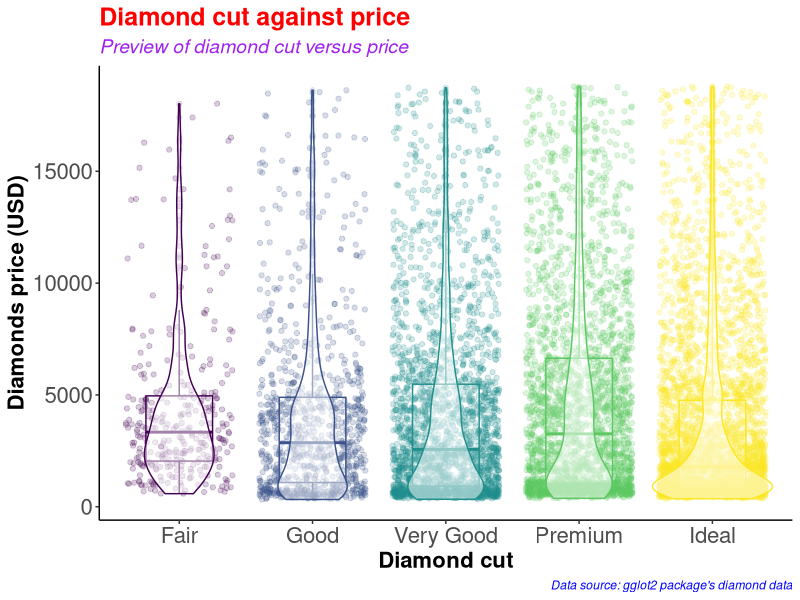
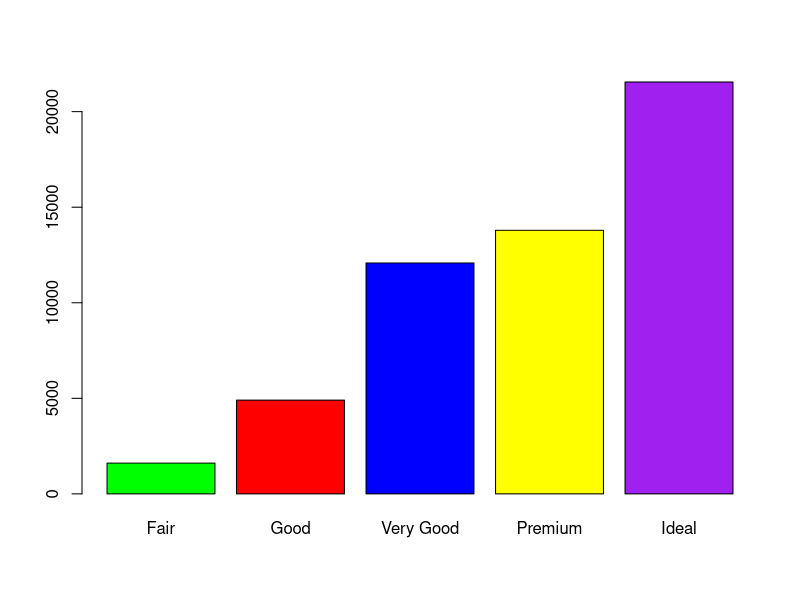
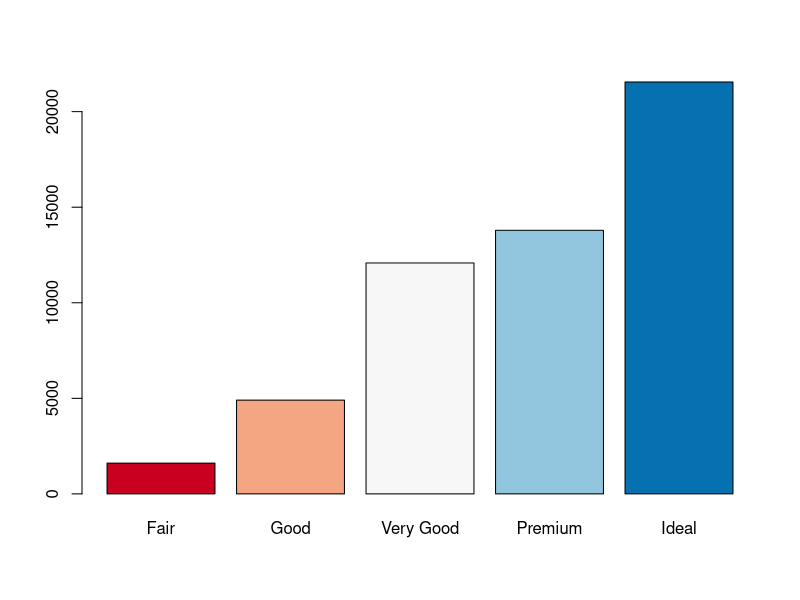
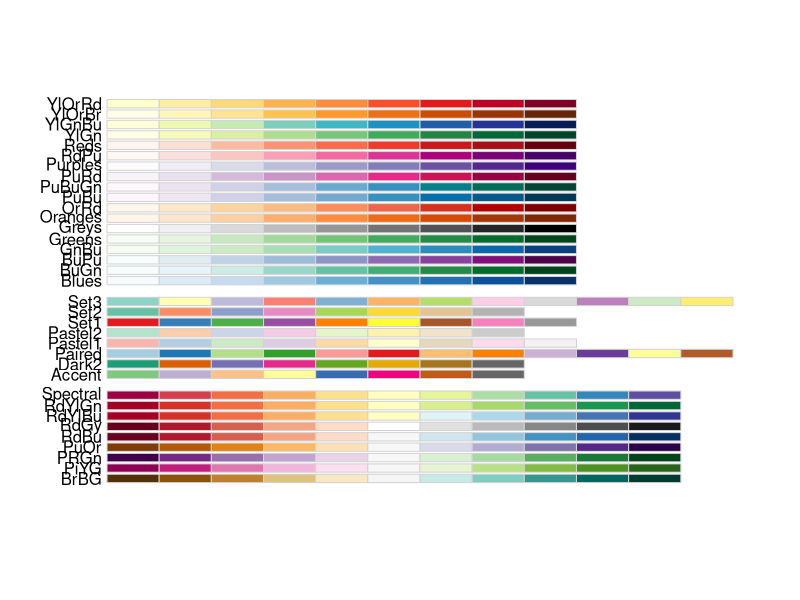
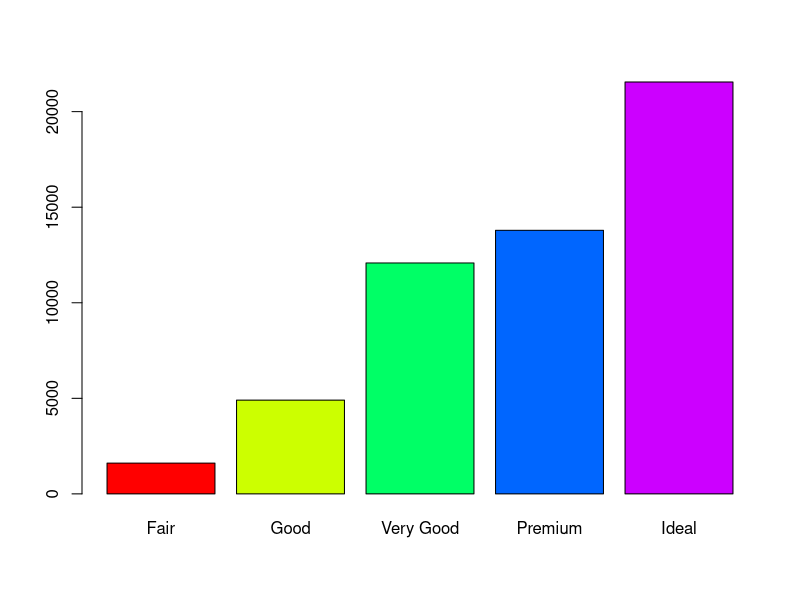
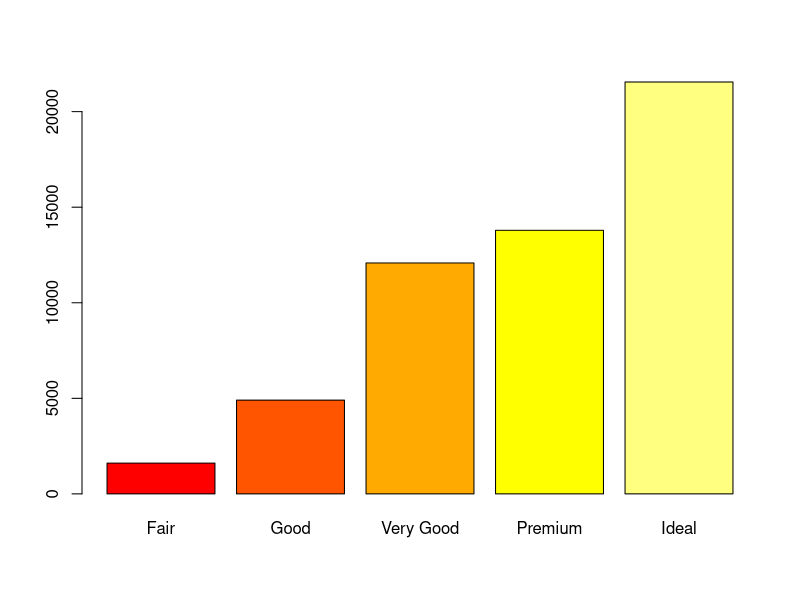
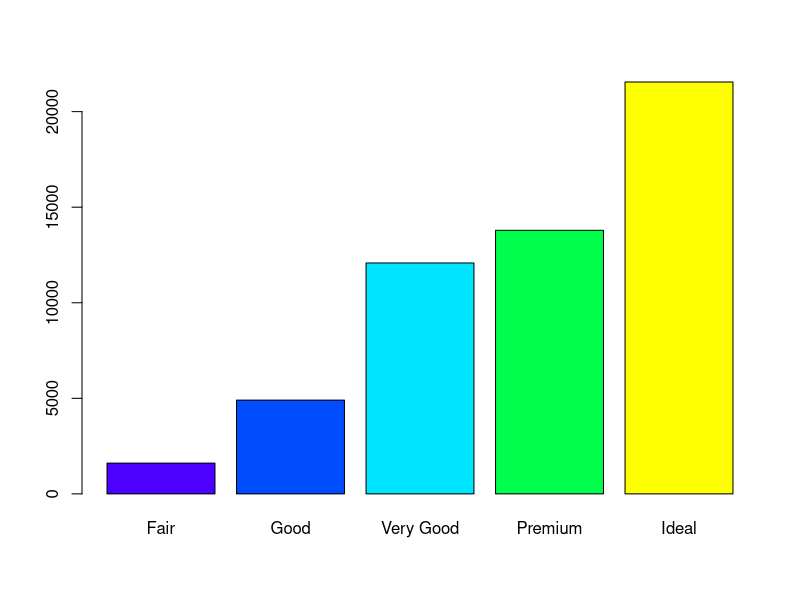
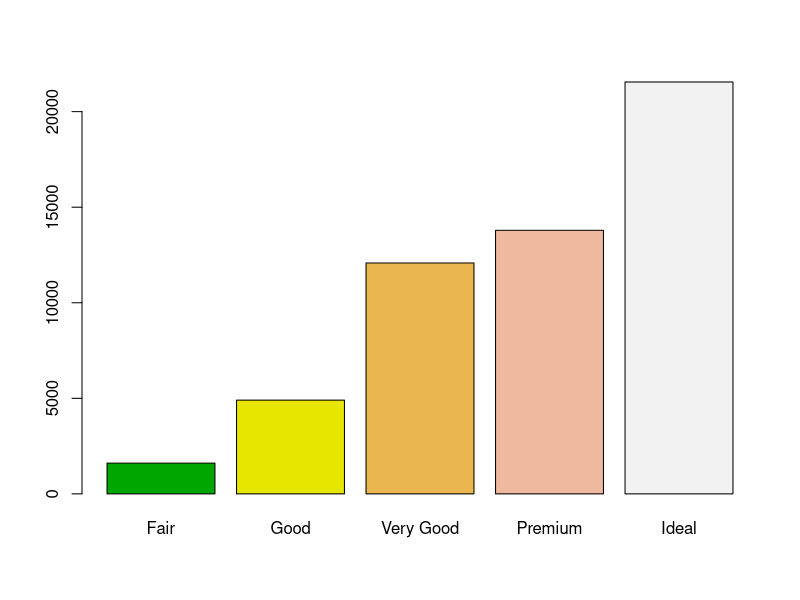

Generate these figures, in order, with R:
#########################################
# Name: Wyclife Agumba Oluoch           #   
# E-mail: wyclifeoluoch@gmail.com       #
# GitHub: https://github.com/Wycology   #
# Task: Boxplot and violin plots in one #
# Date: 4th Jan 2021                    #
# Last edited: 18th Feb 2021            #
#########################################

# Loading the necessary libraries for the project
library(tidyverse) # This is for data wrangling and plotting
library(RColorBrewer) # This is for generating color pallets for the plots.

diamonds_df <- diamonds # Saving the diamonds data to a new object in R.

head(diamonds) # Checking the variables in the data-set for subsequent analyses
nrow(diamonds) # Checking for the number of rows in the data. 53940 observations
ncol(diamonds) # Checking the number of variables in the data-set. 10 variables

diamonds_df %>% # Picking the diamonds data object, and then
  slice_sample(n = 0.2*(nrow(diamonds))) %>% # Picking a portion of the data-set
  ggplot(aes(x = cut, y = price, color = cut)) + # Adding the mapping variables
  geom_point(position = "jitter", alpha = 0.2) + # Adding jitter and alpha
  geom_boxplot(alpha = 0.1, width = 0.5) + # Modifying dimensions of the boxplot 
  geom_violin(alpha = 0.5) + # Adding violin plot on top of the box and jitter
  theme_classic() + # Adding my preferred theme for publication.
  theme(legend.position = "none") + # Removing the legend; it is on the x-axis
  labs(x = "Diamond cut", # Labels the x-axis.
       y = "Diamonds price (USD)", # Labeling the y-axis
       title = "Diamond cut against price", # Setting tibble of the plot
       subtitle = "Preview of diamond cut versus price",
       caption = "Data source: gglot2 package's diamond data") +
  theme(axis.text = element_text(size=16), # Size of labels on tick-marks
        axis.title = element_text(size=16,face="bold")) +
  theme(plot.title = element_text(color = 'red', size = 18, face = 'bold'),
        plot.subtitle = element_text(color = 'purple', size = 14, face = 'italic'),
        plot.caption = element_text(color = 'blue', face = 'italic'))

diamonds %>% 
  filter(cut == 'Very Good') %>% 
  nrow()

diamonds %>% 
  select(cut) %>% 
  table() %>% 
  barplot(col = c('green', 'red', 'blue', 'yellow', 'purple'))

# Instead of specifying the colors, we can simply use the color brewer panel 

diamonds %>% 
  select(cut) %>% 
  table() %>% 
  barplot(col = brewer.pal(n = 5, name = "RdBu"))
# To display more brewer colors options to use, run the following function:

display.brewer.all()

# Can also use rainbow colors

diamonds %>% 
  select(cut) %>% 
  table() %>% 
  barplot(col = rainbow(5))

# Can also use heat.colors
diamonds %>% 
  select(cut) %>% 
  table() %>% 
  barplot(col = heat.colors(5))

# Can also use topographic colors

diamonds %>% 
  select(cut) %>% 
  table() %>% 
  barplot(col = topo.colors(5))

# Can also use terrain colors
diamonds %>% 
  select(cut) %>% 
  table() %>% 
  barplot(col = terrain.colors(5))

# Can also use cm.colors
diamonds %>% 
  select(cut) %>% 
  table() %>% 
  barplot(col = cm.colors(5))

?getData
# That is awesome. Good for the day.
